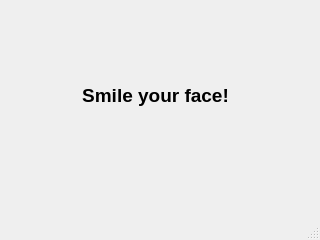
<?xml version="1.0" encoding="UTF-8"?>
<ui version="4.0">
 <class>MainWindow</class>
 <widget class="QMainWindow" name="MainWindow">
  <property name="geometry">
   <rect>
    <x>0</x>
    <y>0</y>
    <width>320</width>
    <height>240</height>
   </rect>
  </property>
  <property name="windowTitle">
   <string>MainWindow</string>
  </property>
  <widget class="QWidget" name="centralwidget">
   <widget class="QLabel" name="label">
    <property name="geometry">
     <rect>
      <x>60</x>
      <y>40</y>
      <width>191</width>
      <height>111</height>
     </rect>
    </property>
    <property name="font">
     <font>
      <family>Arial</family>
      <pointsize>14</pointsize>
      <weight>75</weight>
      <bold>true</bold>
     </font>
    </property>
    <property name="text">
     <string>Smile your face!</string>
    </property>
    <property name="alignment">
     <set>Qt::AlignCenter</set>
    </property>
   </widget>
  </widget>
  <widget class="QMenuBar" name="menubar">
   <property name="geometry">
    <rect>
     <x>0</x>
     <y>0</y>
     <width>320</width>
     <height>22</height>
    </rect>
   </property>
  </widget>
  <widget class="QStatusBar" name="statusbar"/>
 </widget>
 <resources/>
 <connections/>
</ui>
